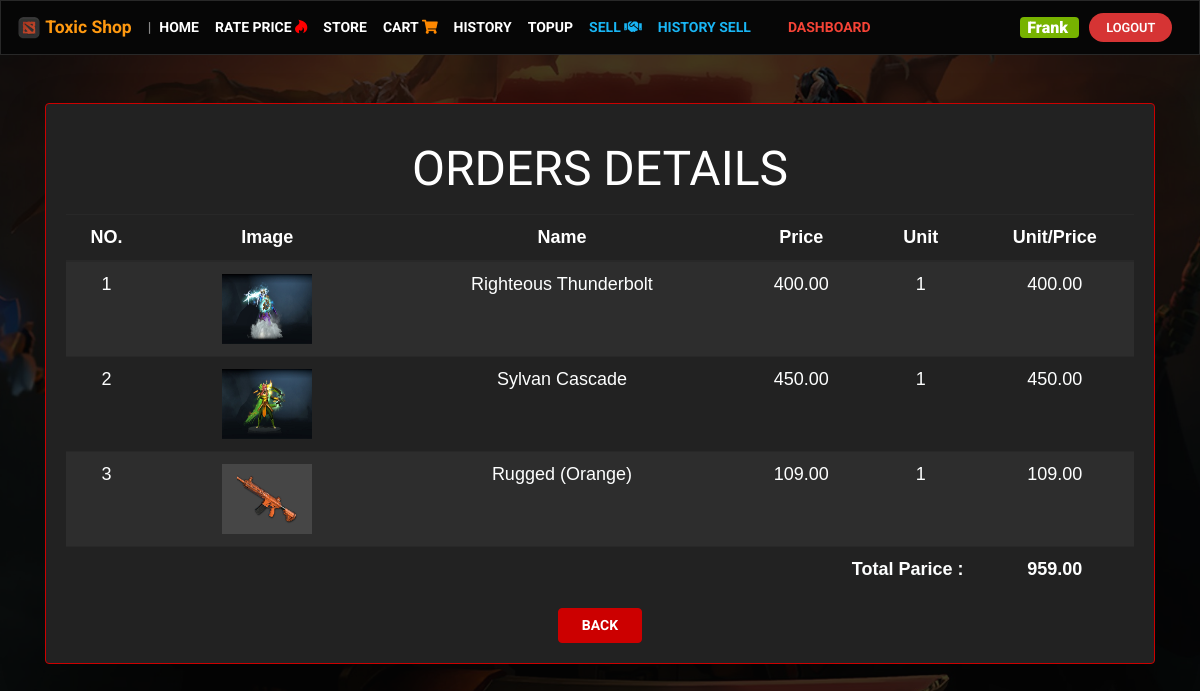
The page /historyorder.php?id=75 (signed in) on the database its author committed.
### tables this page shows
CREATE TABLE `orders_run` (
  `ordersid_run` int(10) NOT NULL,
  `u_id` int(10) NOT NULL,
  `ordersdate_run` datetime NOT NULL,
  `status` varchar(1) NOT NULL
);

CREATE TABLE `product` (
  `p_id` int(11) NOT NULL,
  `p_name` varchar(100) NOT NULL,
  `p_description` varchar(250) NOT NULL,
  `p_image` text NOT NULL,
  `p_price` float NOT NULL,
  `p_type` varchar(3) NOT NULL,
  `p_rarity` varchar(100) NOT NULL,
  `p_amount` varchar(50) NOT NULL
);

CREATE TABLE `orders` (
  `orders_id` int(10) NOT NULL,
  `order_namber` varchar(50) NOT NULL,
  `u_id` int(10) NOT NULL,
  `product` varchar(255) NOT NULL,
  `unit` float NOT NULL,
  `unit_price` float NOT NULL,
  `total_price` float NOT NULL,
  `date` datetime NOT NULL
);

### historyorder.php (the view, shortened to what this page needs)
<?php
require_once 'config/check.php';
?>
<link rel="stylesheet" type="text/css" href="css/bootstrap.min.css">
<link rel="stylesheet" href="https://use.fontawesome.com/releases/v5.7.2/css/all.css">
<?php require_once 'navbar.php'; ?>
<div class="container">
<div class="card bg-light border-danger shadow-lg mt-5" style="width:100%">
            <div class="card-body">
            <h3 class="my-3" align="center" ><font size="8" color="#ffffff" style="font-family: 'Mitr', sans-serif; ">ORDERS DETAILS</font></h3>
            <div class="table-responsive-md">
                <table id="example2" class="table table-striped" style="width:100%">
                    <thead>
                        <tr>
                            <th class="text-center" width="2%"><font size="4" color="#ffffff"  style="font-family:  sans-serif; ">NO.</font></th>
                            <th class="text-center" width="10%"><font size="4" color="#ffffff"  style="font-family:  sans-serif; ">Image</font></th>
                            <th class="text-center" width="15%"><font size="4" color="#ffffff"  style="font-family:  sans-serif; ">Name</font></th>
                            <th class="text-center" width="4%"><font size="4" color="#ffffff"  style="font-family:  sans-serif; ">Price</font></th>
                            <th class="text-center" width="4%"><font size="4" color="#ffffff"  style="font-family:  sans-serif; ">Unit</font></th>
                            <th class="text-center" width="4%"><font size="4" color="#ffffff"  style="font-family:  sans-serif; ">Unit/Price</font></th>
                        </tr>
                    </thead>
                    <tbody>
                <?php
                   include_once("config/connectdb.php");
                   $historyorder= "SELECT * FROM orders_run AS t1 INNER JOIN orders AS t2 ON (t1.ordersid_run = t2.order_namber) INNER JOIN product AS t3 ON (t2.product = t3.p_id) WHERE t1.ordersid_run ='".$_GET['id']."'";
                   $resulthistory = mysqli_query($conn,$historyorder);
                   $num=1;
                   while ($historyorder = mysqli_fetch_array($resulthistory)) {
                    $qty = $historyorder['unit'] * $historyorder['unit_price'];
					$sum += $qty;
                ?>
                            <tr>
                                <td class="text-center"><font size="4" color="#FDFEFE"  style="font-family:  sans-serif; "><?php echo $num; ?></font></td>
                                <td class="text-center"><font size="4" color="#FDFEFE"  style="font-family:  sans-serif; "><?php echo "<img src='photo/$historyorder[p_image]' height='70rem' width='90rem' />";?></font></td>
                                <td class="text-center"><font size="4" color="#FDFEFE"  style="font-family:  sans-serif; "><?php echo $historyorder['p_name']; ?></font></td>
                                <td class="text-center"><font size="4" color="#FDFEFE"  style="font-family:  sans-serif; "><?php echo number_format($historyorder['unit_price'],2); ?></font></td>
                                <td class="text-center"><font size="4" color="#FDFEFE"  style="font-family:  sans-serif; "><?php echo $historyorder['unit']; ?></font></td>
                                <td class="text-center"><font size="4" color="#FDFEFE"  style="font-family:  sans-serif; "><?php echo number_format($historyorder['total_price'],2); ?></font></td>
                            </tr>
                            <?php
                          $num++;    }
                            ?>
                                <tr>
                                <th colspan='5' class="text-right"><font size="4" color="#FDFEFE"  style="font-family:  sans-serif; ">Total Parice :</font></td>
                                <th colspan='6' class="text-center"><font size="4" color="#FDFEFE"  style="font-family:  sans-serif; "><?php echo number_format($sum,2) ; ?></font></td>
                                </tr>
                        </tbody>
                        </table>
                        <center>   <a href="history.php" class="btn btn-danger" ><b>&nbsp;&nbsp;BACK&nbsp;&nbsp;</b></a></center>
                    </div>
                                    </div>
                                </div>
</div>

### rows shown on the page
orders_run: product.p_image (picture), product.p_name "Righteous Thunderbolt", orders.unit_price "400.00", orders.unit "1", orders.total_price "400.00", product.p_name "Sylvan Cascade", orders.unit_price "450.00", orders.total_price "450.00", product.p_name "Rugged (Orange)", orders.unit_price "109.00", orders.total_price "109.00"

### other values the page prints
$_SESSION['name'] "Frank"
$sum "959.00"
